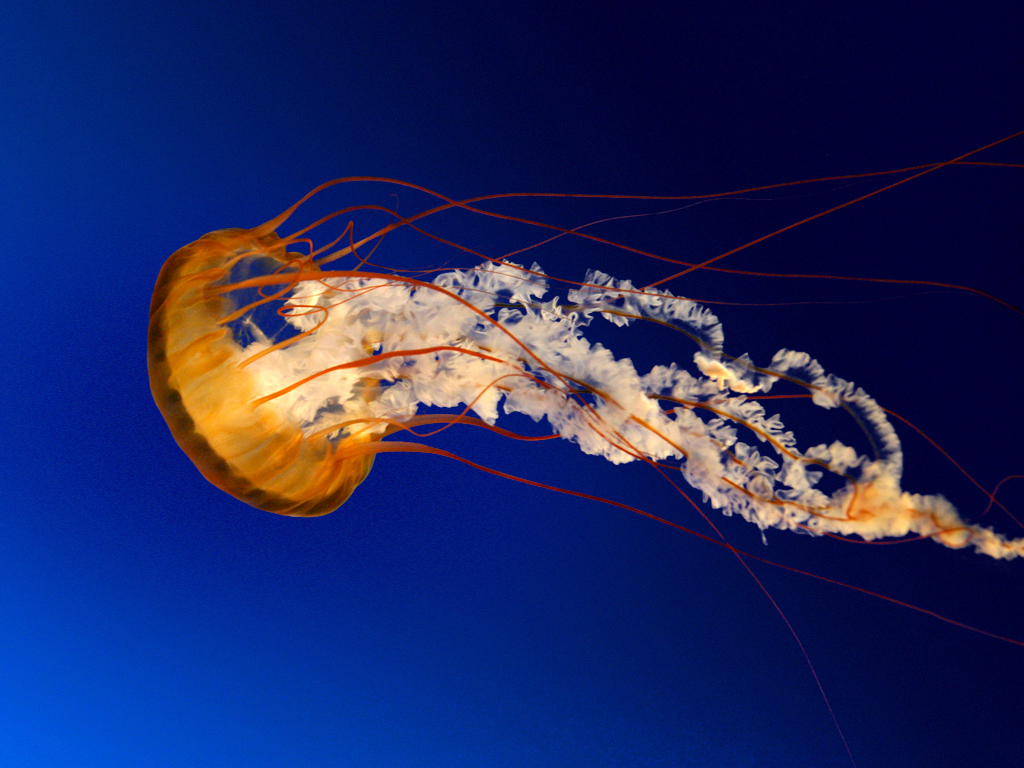
#> input picture 语音识别&图像处理/Img&Son_Unstanding human behaviour technology/Notebooks/notebook_image&segmentation/Meduse.jpg, 1024 x 768 px
$ python segmentation.py
#> lines starting #> are read from the running program, lines starting #| are printed output that depends on the picture; after the words box and inside, x2 and y2 are one past the last pixel; in counts of white or black regions, pixels touching at a corner belong together
# -*- coding: utf-8 -*-

import cv2
import numpy as np
from matplotlib import pyplot as plt
from copy import deepcopy

# Lecture de l'image
img_color = cv2.imread('Meduse.jpg',cv2.IMREAD_COLOR)
#> img_color is the input picture: shape (768, 1024, 3); mean B, G, R 97.4, 39.8, 31
plt.subplot(331),plt.imshow(img_color)
plt.title(''), plt.xticks([]), plt.yticks([])

# Inversion des composantes R et B
img = deepcopy(img_color)
img[:,:,0] = img_color[:,:,2]
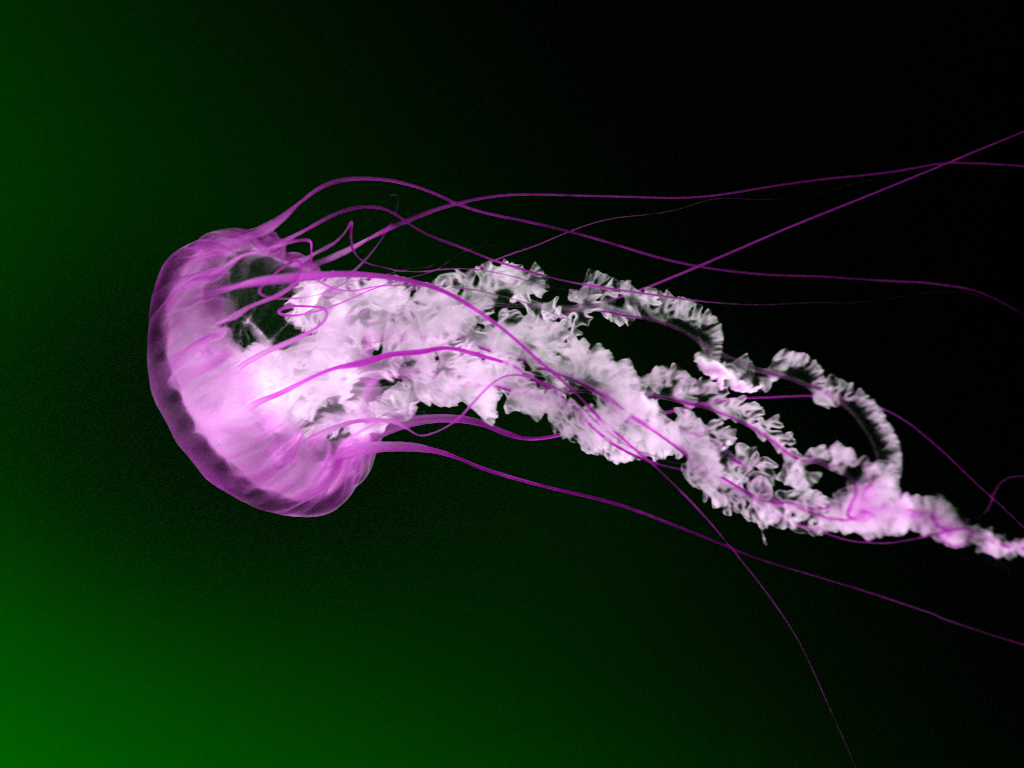
#> img: shape (768, 1024, 3); mean B, G, R 31, 39.8, 31
img[:,:,2] = img_color[:,:,0]
img[0,0,:]=[0,0,0] # premier pixel noir
#> img: shape (768, 1024, 3); mean R, G, B 31, 39.8, 97.4
img[0,1,:]=[255,255,255] # second pixel blanc
#> img: shape (768, 1024, 3); mean R, G, B 31, 39.8, 97.4
plt.subplot(332),plt.imshow(img)
plt.title('RGB'), plt.xticks([]), plt.yticks([])

# Affichage des histogrammes
plt.subplot(334),plt.hist(img[:,:,0].ravel(), bins=256);
plt.title('Histogram R'), plt.xticks([]), plt.yticks([])
plt.subplot(335),plt.hist(img[:,:,1].ravel(), bins=256);
plt.title('Histogram G'), plt.xticks([]), plt.yticks([])
plt.subplot(336),plt.hist(img[:,:,2].ravel(), bins=256);
plt.title('Histogram B'), plt.xticks([]), plt.yticks([])

# Affichage de certaines valeurs de pixels
print('blue : ' )
print(img[55, 63])
#| [  1  37 123]
print('dark blue : ' )
print(img[82, 939])
#| [ 0  2 53]
print('orange : ' )
print(img[356, 318])
#| [254 221 168]
print('dark orange : ' )
print(img[276, 212])
#| [166  67   0]
print('red : ' )
print(img[449, 438])
#| [118  46  21]

# Creation du masque pour la segmentation par couleur
lower_blue = np.array([0,0,0])
upper_blue = np.array([10,255,255])
mask = cv2.inRange(img, lower_blue, upper_blue)
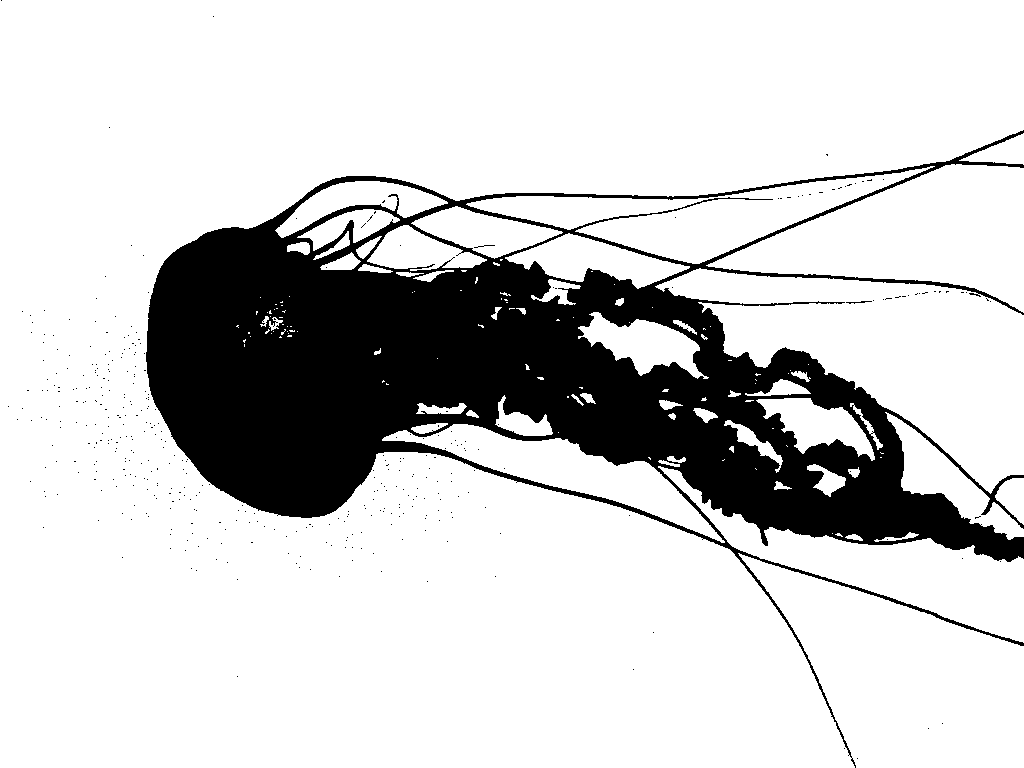
#> mask: shape (768, 1024); 81.1% white; 405 black regions (402 under 20 px), largest, box (x1, y1, x2, y2) and area: (146, 130, 1024, 768) 147989, (846, 301, 872, 304) 33, (474, 245, 495, 248) 21

# Creation de l'image en fausses couelurs
image_fausses_couleurs = np.zeros(img.shape)
image_fausses_couleurs[:,:,0] = mask.astype(int)*255
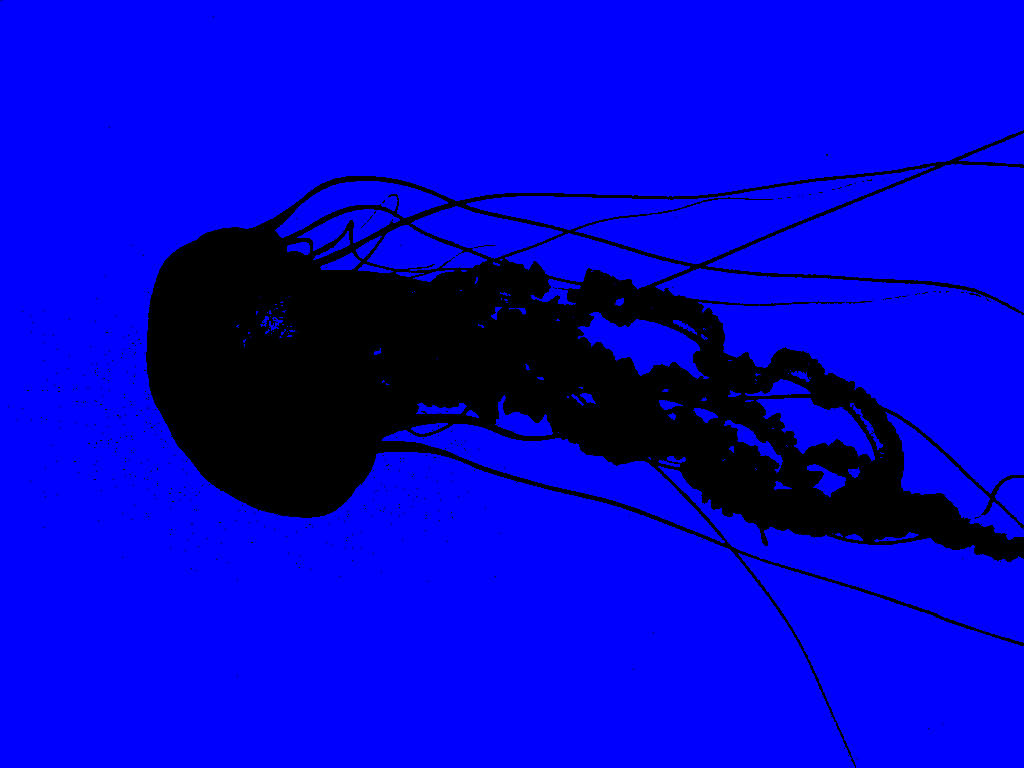
#> image_fausses_couleurs: shape (768, 1024, 3) float64; mean of channels 0, 1, 2 52741, 0, 0; drawn with min black and max white
image_fausses_couleurs[:,:,1] = mask.astype(int)*255
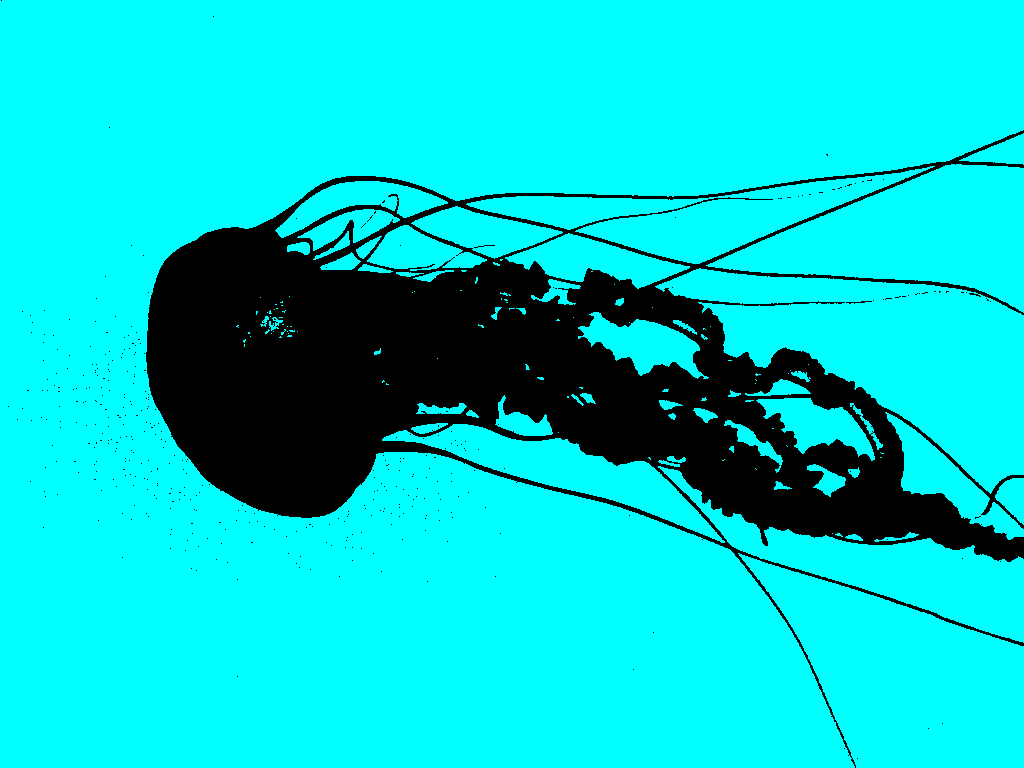
#> image_fausses_couleurs: shape (768, 1024, 3) float64; mean of channels 0, 1, 2 52741, 52741, 0; drawn with min black and max white
image_fausses_couleurs[:,:,2] = mask.astype(int)*255

# Bitwise-AND mask and original image
res = cv2.bitwise_and(img,img, mask= cv2.bitwise_not(mask))
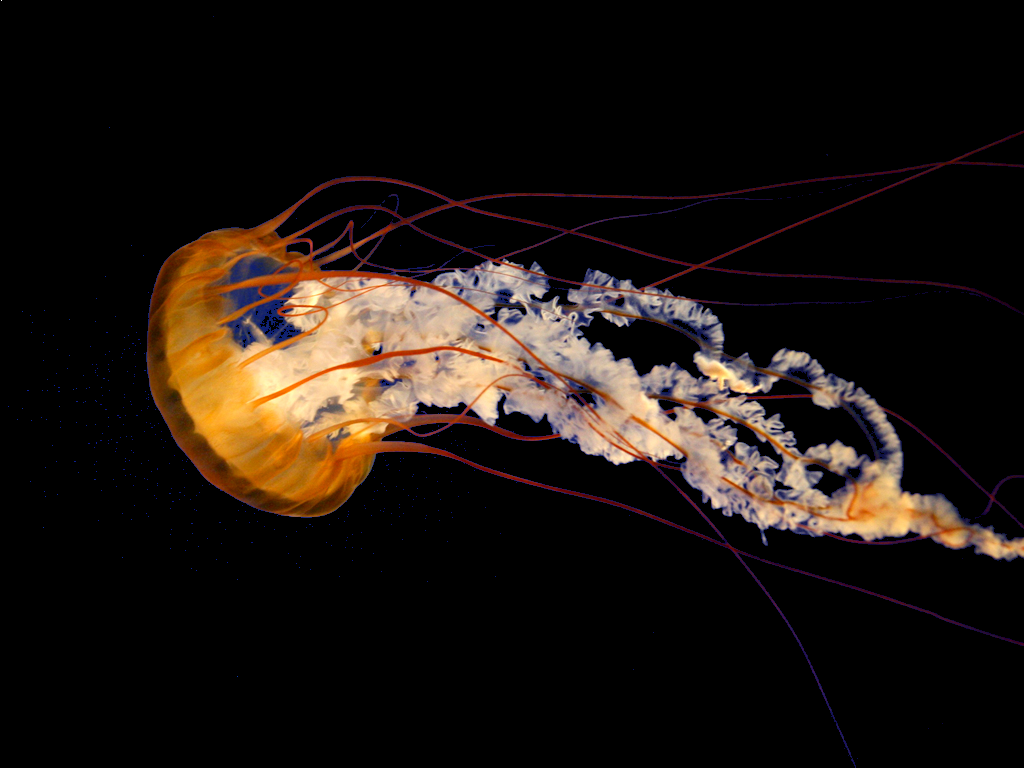
#> res: shape (768, 1024, 3); mean R, G, B 29.7, 21.7, 16.7

# Affichage des images
plt.subplot(337),plt.imshow(img)
plt.title('Initial Image'), plt.xticks([]), plt.yticks([])
plt.subplot(338),plt.imshow(res)
plt.title('Segmented Image 1'), plt.xticks([]), plt.yticks([])
plt.subplot(339),plt.imshow(image_fausses_couleurs)
plt.title('Segmented Image 2'), plt.xticks([]), plt.yticks([])
plt.show()
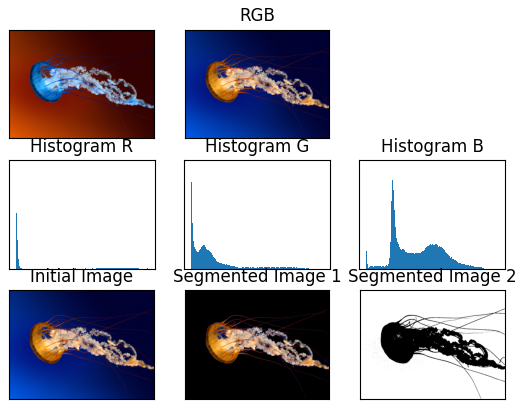
#> figure drawn by matplotlib, 8 panels; B, G, R data is drawn as R, G, B
